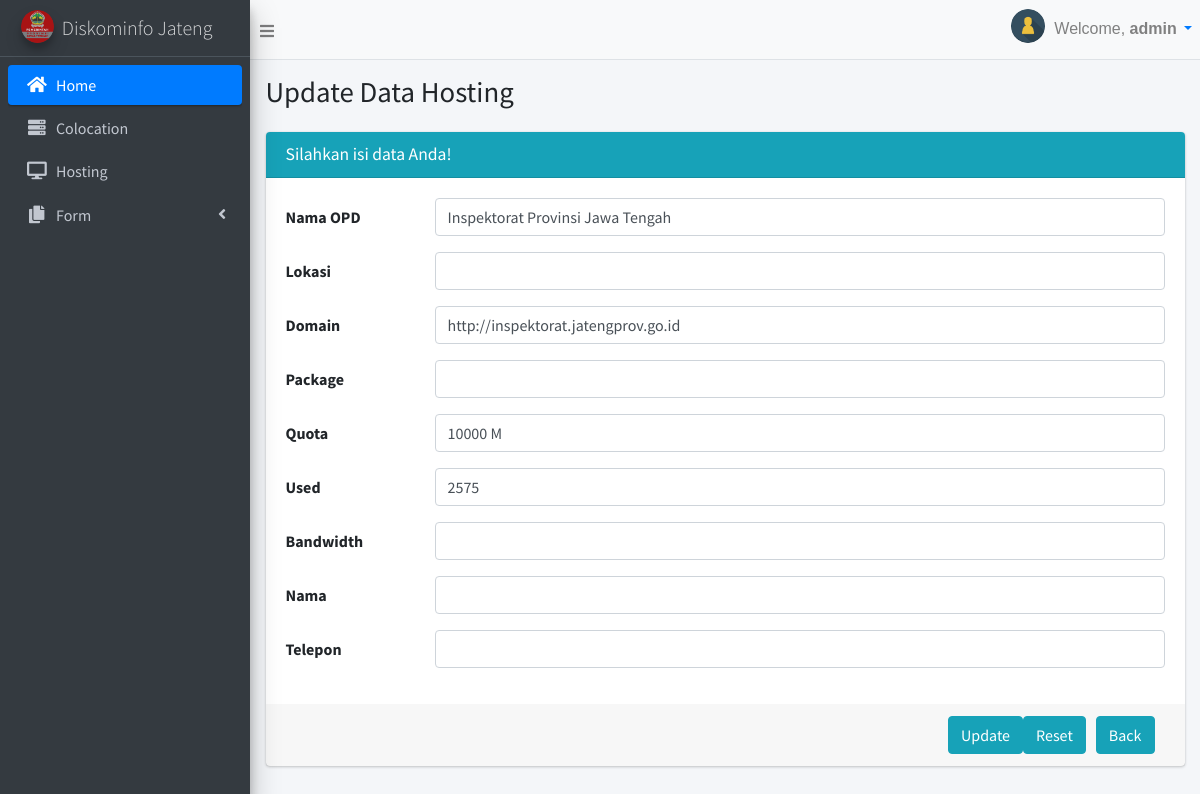
Page /pages/edit_hosting.php?id=Inspektorat Provinsi Jawa Tengah (signed in) on the committed database.
### tables this page shows
CREATE TABLE `hosting` (
  `no` int(11) NOT NULL,
  `nama_opd` varchar(255) DEFAULT NULL,
  `lokasi_hosting` varchar(255) DEFAULT NULL,
  `domain` varchar(255) DEFAULT NULL,
  `package` varchar(255) DEFAULT NULL,
  `quota` varchar(255) DEFAULT NULL,
  `used` varchar(255) DEFAULT NULL,
  `keb_bw` varchar(255) DEFAULT NULL,
  `nama` varchar(255) DEFAULT NULL,
  `telepon` varchar(255) DEFAULT NULL
);

### pages/edit_hosting.php (the view, shortened to what this page needs)
<?php include 'dashboard.php' ?>
<?php
include "../db/koneksi2.php";
$id = $_GET['id'];
$query = mysqli_query($connect, "select * from hosting where nama_opd='$id'") or die(mysqli_error($connect));
while ($res = mysqli_fetch_array($query)) {
    $nama_opd  = $res['nama_opd'];
    $lokasi_hosting  = $res['lokasi_hosting'];
    $domain   = $res['domain'];
    $package   = $res['package'];
    $quota  = $res['quota'];
    $used   = $res['used'];
    $keb_bw  = $res['keb_bw'];
    $nama   = $res['nama'];
    $telepon   = $res['telepon'];
}
?>
  <div class="content-wrapper">
    <section class="content-header">
      <div class="container-fluid">
        <div class="row mb-2">
          <div class="col-sm-6">
            <h1>Update Data Hosting</h1>
          </div>
        </div>
      </div>
    </section>
    <section class="content">
      <div class="container-fluid">
            <div class="card card-info">
              <div class="card-header">
                <h4 class="card-title">Silahkan isi data Anda!</h4>
              </div>
              <form class="form-horizontal" action="../db/aksi_edithosting.php?no=<?php echo  $id;  ?>" method='post'>
                <div class="card-body">
                  <div class="form-group row">
                    <label for="nama_opd" class="col-sm-2 col-form-label">Nama OPD</label>
                    <div class="col-sm-10">
                      <input value="<?php echo $nama_opd; ?>" class="form-control" type="text" name='nama_opd' value="<?php echo $row['nama_opd']; ?>">
                    </div>
                  </div>
                  <div class="form-group row">
                    <label for="lokasi_hosting" class="col-sm-2 col-form-label">Lokasi</label>
                    <div class="col-sm-10">
                      <input value="<?php echo $lokasi_hosting; ?>" class="form-control" type="text" name='lokasi_hosting' value="<?php echo $row['lokasi_hosting']; ?>">
                    </div>
                  </div>
                  <div class="form-group row">
                    <label for="domain" class="col-sm-2 col-form-label">Domain</label>
                    <div class="col-sm-10">
                      <input value="<?php echo $domain; ?>" type="text" class="form-control" type="text" name='domain' value="<?php echo $row['domain']; ?>" placeholder=" ">
                    </div>
                  </div>
                  <div class="form-group row">
                    <label for="package" class="col-sm-2 col-form-label">Package</label>
                    <div class="col-sm-10">
                      <input value="<?php echo $package; ?>" class="form-control" type="text" name='package' value="<?php echo $row['package']; ?>" placeholder=" ">
                    </div>
                  </div>
                  <div class="form-group row">
                    <label for="quota" class="col-sm-2 col-form-label">Quota</label>
                    <div class="col-sm-10">
                     <input value="<?php echo $quota; ?>" class="form-control" type="text" name="quota" value="<?php echo $row['quota']; ?>" placeholder=" ">
                    </div>
                  </div>
                  <div class="form-group row">
                    <label for="used" class="col-sm-2 col-form-label">Used</label>
                    <div class="col-sm-10">
                      <input value="<?php echo $used; ?>" class="form-control" type="text" name="used" value="<?php echo $row['used']; ?>" placeholder=" ">
                    </div>
                  </div>
                  <div class="form-group row">
                    <label for="keb_bw" class="col-sm-2 col-form-label">Bandwidth</label>
                    <div class="col-sm-10">
                      <input value="<?php echo $keb_bw; ?>" class="form-control" type="text" name="keb_bw" value="<?php echo $row['keb_bw']; ?>" placeholder=" ">
                    </div>
                  </div>
                  <div class="form-group row">
                    <label for="psu" class="col-sm-2 col-form-label">Nama</label>
                    <div class="col-sm-10">
                      <input value="<?php echo $nama; ?>" class="form-control" type="text" name="nama" value="<?php echo $row['nama']; ?>" placeholder=" ">
                    </div>
                  </div>
                  <div class="form-group row">
                    <label for="merk" class="col-sm-2 col-form-label">Telepon</label>
                    <div class="col-sm-10">
                      <input value="<?php echo $telepon; ?>" class="form-control" type="text" name="telepon" value="<?php echo $row['telepon']; ?>" placeholder=" ">
                    </div>
                  </div>
                </div>
                <div class="card-footer" style="display: flex; justify-content: flex-end;">
                  <button type="submit" class="btn btn-info">Update<i class="fa m-l-7" aria-hidden="true"></i></button>
                  <a href="datahosting.php"><button type="button" class="btn btn-info float-right" style=" margin: 0px 10px;">Back</button>
                  <button type="reset" class="btn btn-info">Reset</button></a>
                </div>
              </form>
            </div>
        </div>
      </div>
  </div>
<?php include 'end.php' ?>

### rows in the picture
hosting: nama_opd "Inspektorat Provinsi Jawa Tengah", domain "http://inspektorat.jatengprov.go.id", quota "10000 M", used "2575"

### other values in the picture
$_SESSION['username'] "admin"
